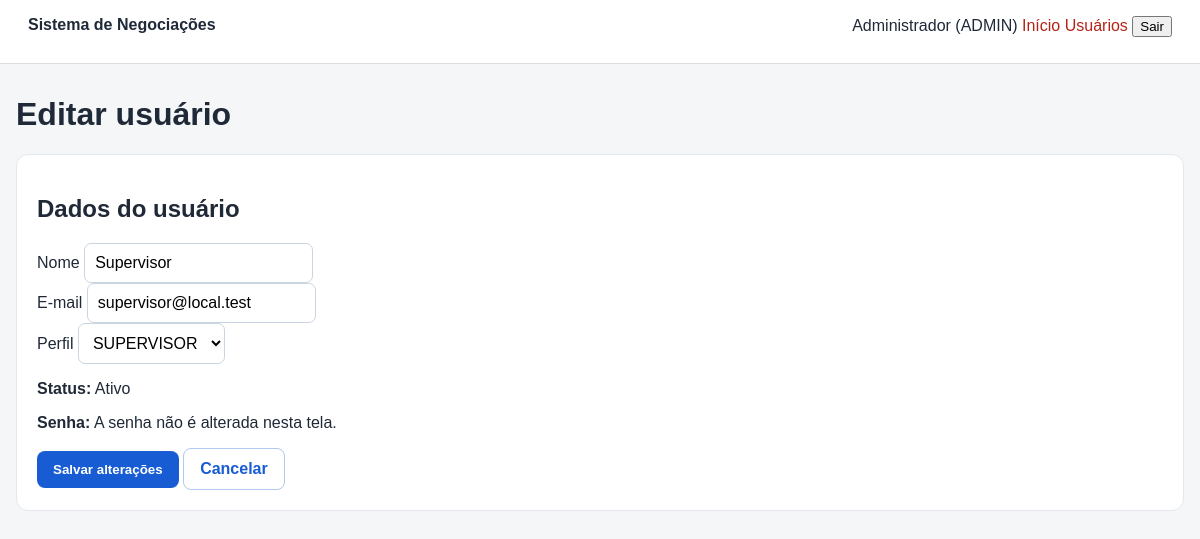
The app's page /editar_usuario.php?id=2 (signed in) with its own data.
### tables this page shows
CREATE TABLE IF NOT EXISTS perfis (
    id INT UNSIGNED AUTO_INCREMENT PRIMARY KEY,
    nome VARCHAR(30) NOT NULL UNIQUE
);

CREATE TABLE IF NOT EXISTS usuarios (
    id INT UNSIGNED AUTO_INCREMENT PRIMARY KEY,
    nome VARCHAR(120) NOT NULL,
    email VARCHAR(150) NOT NULL UNIQUE,
    senha VARCHAR(255) NOT NULL,
    perfil_id INT UNSIGNED NOT NULL,
    ativo TINYINT(1) NOT NULL DEFAULT 1,
    precisa_trocar_senha TINYINT(1) NOT NULL DEFAULT 0,

    criado_em TIMESTAMP DEFAULT CURRENT_TIMESTAMP,

    atualizado_em TIMESTAMP DEFAULT CURRENT_TIMESTAMP
        ON UPDATE CURRENT_TIMESTAMP,

    FOREIGN KEY (perfil_id)
        REFERENCES perfis(id)
);

### config/auth.php (called while the page is built, shortened)
<?php
function usuarioAtual(): ?array { return $_SESSION['usuario'] ?? null; }

### config/bootstrap.php (called while the page is built, shortened)
<?php
require_once __DIR__.'/database.php';
require_once __DIR__.'/auth.php';
function e(?string $v): string { return htmlspecialchars($v ?? '',ENT_QUOTES,'UTF-8'); }

### config/database.php (called while the page is built, shortened)
<?php
function db(): PDO
{
    static $pdo = null;
    if ($pdo instanceof PDO) return $pdo;
    $host = '127.0.0.1';
    $port = '3306';
    $name = 'negociacoes';
    $user = 'root';
    $pass = '';
    try {
        $pdo = new PDO(
            "mysql:host=$host;port=$port;dbname=$name;charset=utf8mb4",
            $user, $pass,
            [
                PDO::ATTR_ERRMODE => PDO::ERRMODE_EXCEPTION,
                PDO::ATTR_DEFAULT_FETCH_MODE => PDO::FETCH_ASSOC,
                PDO::ATTR_EMULATE_PREPARES => false
            ]
        );
    } catch (PDOException $e) {
        die('<h2>Erro ao conectar ao MySQL</h2><p>Confirme se o MySQL está iniciado no XAMPP e se o banco <strong>negociacoes</strong> existe.</p><pre>'.htmlspecialchars($e->getMessage()).'</pre>');
    }
    return $pdo;
}

### editar_usuario.php (the view, shortened to what this page needs)
<?php
require_once __DIR__ . '/config/bootstrap.php';
$usuarioAtual = usuarioAtual();
$usuarioId = filter_input(INPUT_GET, 'id', FILTER_VALIDATE_INT);
$stmt = db()->prepare("
    SELECT
        u.id,
        u.nome,
        u.email,
        u.perfil_id,
        p.nome AS perfil,
        u.ativo
    FROM usuarios u
    INNER JOIN perfis p ON p.id = u.perfil_id
    WHERE u.id = ?
    LIMIT 1
");
$stmt->execute([$usuarioId]);
$usuario = $stmt->fetch();
$stmtPerfis = db()->query("
    SELECT id, nome
    FROM perfis
    ORDER BY nome ASC
");
$perfis = $stmtPerfis->fetchAll();
$nome = $usuario['nome'];
$email = $usuario['email'];
$perfilId = (string)$usuario['perfil_id'];
?>
<!DOCTYPE html>
<html lang="pt-BR">
<head>
    <link
        rel="stylesheet"
        href="assets/style.css"
    >
</head>
<body>
<header class="topbar">
    <div>
        <strong>Sistema de Negociações</strong>
    </div>
    <div>
        <span>
            <?= e($usuarioAtual['nome']) ?>
            (<?= e($usuarioAtual['perfil']) ?>)
        </span>
        <a href="index.php">Início</a>
        <a href="usuarios.php">Usuários</a>
        <form
            method="post"
            action="logout.php"
            style="display:inline;"
        >
            <button type="submit">
                Sair
            </button>
        </form>
    </div>
</header>
<main class="container">
    <h1>Editar usuário</h1>
    <section class="panel">
        <h2>Dados do usuário</h2>
        <form method="post">
            <div class="form-group">
                <label for="nome">
                    Nome
                </label>
                <input
                    type="text"
                    id="nome"
                    name="nome"
                    maxlength="120"
                    value="<?= e($nome) ?>"
                    required
                >
            </div>
            <div class="form-group">
                <label for="email">
                    E-mail
                </label>
                <input
                    type="email"
                    id="email"
                    name="email"
                    maxlength="150"
                    value="<?= e($email) ?>"
                    required
                >
            </div>
            <div class="form-group">
                <label for="perfil_id">
                    Perfil
                </label>
                <select
                    id="perfil_id"
                    name="perfil_id"
                    required
                >
                    <?php foreach ($perfis as $perfilOpcao): ?>
                        <option
                            value="<?= (int)$perfilOpcao['id'] ?>"
                            <?= (string)$perfilId === (string)$perfilOpcao['id'] ? 'selected' : '' ?>
                        >
                            <?= e($perfilOpcao['nome']) ?>
                        </option>
                    <?php endforeach; ?>
                </select>
            </div>
            <p>
                <strong>Status:</strong>
                <?php if ((int)$usuario['ativo'] === 1): ?>
                    Ativo
                <?php else: ?>
                    Inativo
                <?php endif; ?>
            </p>
            <p>
                <strong>Senha:</strong>
                A senha não é alterada nesta tela.
            </p>
            <button
                type="submit"
                class="button"
            >
                Salvar alterações
            </button>
            <a
                href="usuarios.php"
                class="button secondary"
            >
                Cancelar
            </a>
        </form>
    </section>
</main>
</body>
</html>

### assets/style.css (style rules this page uses)
* { box-sizing:border-box }
body { margin:0;font-family:Arial,sans-serif;background:#f4f6f8;color:#1f2937 }
.topbar { min-height:64px;background:white;border-bottom:1px solid #ddd;padding:16px 28px;display:flex;justify-content:space-between;gap:20px }
.topbar a { color:#b42318;text-decoration:none }
.container { width:min(1180px,calc(100% - 32px));margin:32px auto }
.card,.panel,.login-box { background:#fff;border:1px solid #e4e7ec;border-radius:12px;padding:20px }
.button { display:inline-block;background:#175cd3;color:white;border:0;border-radius:8px;padding:11px 16px;text-decoration:none;cursor:pointer;font-weight:bold }
.secondary { background:#fff;color:#175cd3;border:1px solid #b2c8ef;margin-right:8px }
input,select,textarea { font:inherit;padding:10px;border:1px solid #cbd5e1;border-radius:7px;background:#fff }

### records on screen
perfis: nome "ADMIN"
usuarios: nome "Supervisor", email "supervisor@local.test", perfil_id "SUPERVISOR"

### other values on screen
$usuarioAtual['nome'] "Administrador"
